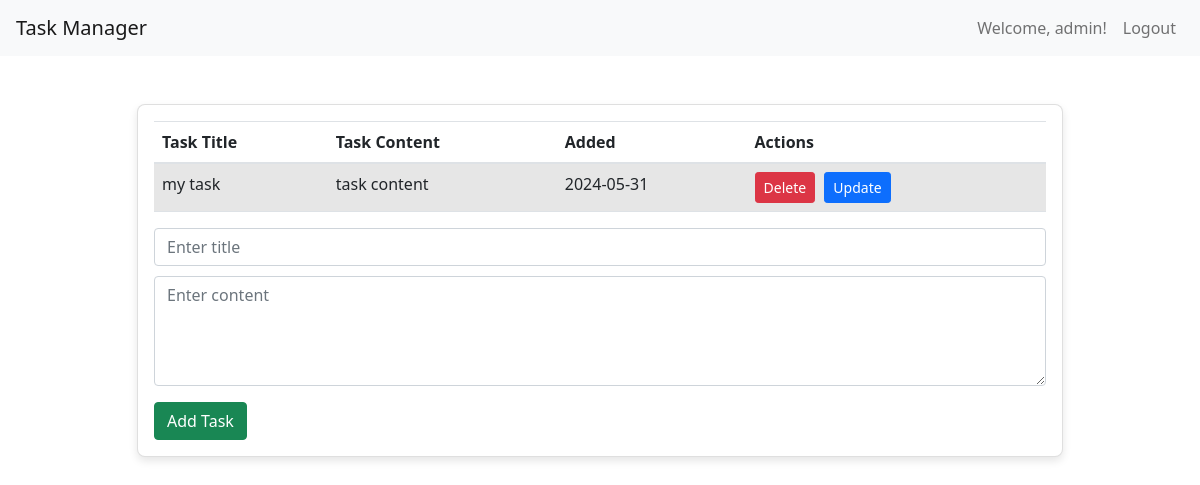
The app's page / (signed in) with its own data.
### app.py (models this page shows, shortened)
class User(UserMixin, db.Model):
    id = db.Column(db.Integer, primary_key = True)
    username = db.Column(db.String(200), unique=True,nullable=False)
    email = db.Column(db.String(200),unique=True,nullable=False)
    password = db.Column(db.String(200),nullable=False)

class MyTask(db.Model):
    id=db.Column(db.Integer,primary_key=True)
    title = db.Column(db.String(100),nullable=False)
    content=db.Column(db.String(500),nullable=False)
    completed=db.Column(db.Integer,default=0)
    created=db.Column(db.DateTime,default=datetime.utcnow)
    user_id = db.Column(db.Integer, db.ForeignKey('user.id'), nullable=False)
    user = db.relationship('User', backref=db.backref('tasks', lazy=True))

### app.py (the view)
@app.route('/',methods=["POST","GET"])
@login_required
def index():
    if request.method=='POST':
        current_task = request.form['content']
        current_task_title = request.form['title']
        new_task = MyTask(content=current_task, title=current_task_title,user_id=current_user.id)
        try:
            db.session.add(new_task)
            db.session.commit()
            return redirect("/")
        except Exception as e:
            return f"Error: {e}"
    else:
        tasks = MyTask.query.filter_by(user_id=current_user.id).order_by(MyTask.created).all()
        return render_template('index.html',tasks=tasks)

### app.py (called while the page is built)
@login_manager.user_loader
def load_user(user_id):
    return User.query.get(int(user_id))

### templates/index.html (shortened to what this page needs)
{% extends 'base.html' %}
{% block head %}
<link href="https://stackpath.bootstrapcdn.com/bootstrap/5.1.3/css/bootstrap.min.css" rel="stylesheet">
{% endblock head %}
{% block body %}
<div class="container mt-5">
    <div class="row justify-content-center">
        <div class="col-md-10">
            <div class="card">
                <div class="card-body">
                    {% if tasks | length < 1 %}
                    <h3 class="text-center">No Tasks Available...Create one here</h3>
                    {% else %}
                    <table class="table table-striped">
                        <thead>
                            <tr>
                                <th>Task Title</th>
                                <th>Task Content</th>
                                <th>Added</th>
                                <th>Actions</th>
                            </tr>
                        </thead>
                        <tbody>
                            {% for task in tasks %}
                            <tr>
                                <td>{{ task.title }}</td>
                                <td>{{ task.content }}</td>
                                <td class="text-nowrap">{{ task.created.strftime("%Y-%m-%d") }}</td>
                                <td>
                                    <a href="/delete/{{ task.id }}" class="btn btn-danger btn-sm">Delete</a>
                                    <a href="/update/{{ task.id }}" class="btn btn-primary btn-sm">Update</a>
                                </td>
                            </tr>
                            {% endfor %}
                        </tbody>
                    </table>
                    {% endif %}
                    <form action="/" method="POST">
                        <div class="form-group">
                            <input type="text" name="title" id="title" class="form-control" placeholder="Enter title">
                            <textarea name="content" id="content" class="form-control" placeholder="Enter content" rows="4"></textarea>
                        </div>
                        <button type="submit" class="btn btn-success">Add Task</button>
                    </form>
                </div>
            </div>
        </div>
    </div>
</div>
{% endblock body %}

### templates/base.html (shortened to what this page needs)
<!DOCTYPE html>
<html lang="en">
<head>
    <link rel="stylesheet" href="https://stackpath.bootstrapcdn.com/bootstrap/4.5.2/css/bootstrap.min.css">
    <link rel="stylesheet" href="{{ url_for('static', filename='styles.css') }}">
    {% block head %}
    {% endblock head %}
</head>
<body>
    <nav class="navbar navbar-expand-lg navbar-light bg-light">
        <a class="navbar-brand" href="/">Task Manager</a>
        <div class="collapse navbar-collapse" id="navbarNav">
            <ul class="navbar-nav ml-auto">
                {% if current_user.is_authenticated %}
                    <li class="nav-item">
                        <a class="nav-link" href="#">Welcome, {{ current_user.username }}!</a>
                    </li>
                    <li class="nav-item">
                        <a class="nav-link" href="{{ url_for('logout') }}">Logout</a>
                    </li>
                {% endif %}
            </ul>
        </div>
    </nav>
    {% block body %}
    {% endblock %}
</body>
</html>

### static/styles.css (style rules this page uses)
body { background-color: #fff; font-family: 'Poppins', sans-serif; }

### templates/index.html (style rules this page uses)
.card { box-shadow: 0 4px 8px rgba(0, 0, 0, 0.1); border-radius: 8px; }
.card-header, .card-body { border-radius: 8px 8px 0 0; }
.btn { margin-right: 5px; }
.form-control { margin-bottom: 10px; }

### records on screen
User: username "admin"
MyTask: title "my task", content "task content", created "2024-05-31"
